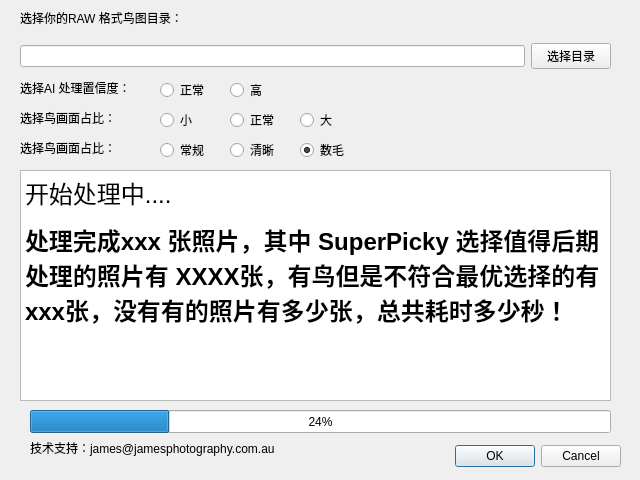
<?xml version="1.0" encoding="UTF-8"?>
<ui version="4.0">
 <class>Dialog</class>
 <widget class="QDialog" name="Dialog">
  <property name="geometry">
   <rect>
    <x>0</x>
    <y>0</y>
    <width>640</width>
    <height>480</height>
   </rect>
  </property>
  <property name="windowTitle">
   <string>SuperPicky V0.01</string>
  </property>
  <widget class="QDialogButtonBox" name="buttonBox">
   <property name="geometry">
    <rect>
     <x>450</x>
     <y>440</y>
     <width>171</width>
     <height>32</height>
    </rect>
   </property>
   <property name="orientation">
    <enum>Qt::Horizontal</enum>
   </property>
   <property name="standardButtons">
    <set>QDialogButtonBox::Cancel|QDialogButtonBox::Ok</set>
   </property>
  </widget>
  <widget class="QLabel" name="label">
   <property name="geometry">
    <rect>
     <x>20</x>
     <y>10</y>
     <width>251</width>
     <height>16</height>
    </rect>
   </property>
   <property name="text">
    <string>选择你的RAW 格式鸟图目录：</string>
   </property>
  </widget>
  <widget class="QProgressBar" name="progressBar">
   <property name="geometry">
    <rect>
     <x>30</x>
     <y>410</y>
     <width>581</width>
     <height>23</height>
    </rect>
   </property>
   <property name="value">
    <number>24</number>
   </property>
  </widget>
  <widget class="QTextBrowser" name="textBrowser">
   <property name="geometry">
    <rect>
     <x>20</x>
     <y>170</y>
     <width>591</width>
     <height>231</height>
    </rect>
   </property>
   <property name="html">
    <string>&lt;!DOCTYPE HTML PUBLIC &quot;-//W3C//DTD HTML 4.0//EN&quot; &quot;http://www.w3.org/TR/REC-html40/strict.dtd&quot;&gt;
&lt;html&gt;&lt;head&gt;&lt;meta name=&quot;qrichtext&quot; content=&quot;1&quot; /&gt;&lt;meta charset=&quot;utf-8&quot; /&gt;&lt;style type=&quot;text/css&quot;&gt;
p, li { white-space: pre-wrap; }
hr { height: 1px; border-width: 0; }
li.unchecked::marker { content: &quot;\2610&quot;; }
li.checked::marker { content: &quot;\2612&quot;; }
&lt;/style&gt;&lt;/head&gt;&lt;body style=&quot; font-family:'.AppleSystemUIFont'; font-size:13pt; font-weight:400; font-style:normal;&quot;&gt;
&lt;p style=&quot; margin-top:12px; margin-bottom:12px; margin-left:0px; margin-right:0px; -qt-block-indent:0; text-indent:0px;&quot;&gt;&lt;span style=&quot; font-size:18pt;&quot;&gt;开始处理中....&lt;/span&gt;&lt;/p&gt;
&lt;p style=&quot; margin-top:12px; margin-bottom:12px; margin-left:0px; margin-right:0px; -qt-block-indent:0; text-indent:0px;&quot;&gt;&lt;span style=&quot; font-size:18pt; font-weight:700;&quot;&gt;处理完成xxx 张照片，其中 SuperPicky 选择值得后期处理的照片有 XXXX张，有鸟但是不符合最优选择的有 xxx张，没有有的照片有多少张，总共耗时多少秒！&lt;/span&gt;&lt;/p&gt;&lt;/body&gt;&lt;/html&gt;</string>
   </property>
  </widget>
  <widget class="QLabel" name="label_2">
   <property name="geometry">
    <rect>
     <x>20</x>
     <y>80</y>
     <width>131</width>
     <height>16</height>
    </rect>
   </property>
   <property name="text">
    <string>选择AI 处理置信度：</string>
   </property>
  </widget>
  <widget class="QRadioButton" name="radioButton_2">
   <property name="geometry">
    <rect>
     <x>160</x>
     <y>80</y>
     <width>99</width>
     <height>20</height>
    </rect>
   </property>
   <property name="text">
    <string>正常</string>
   </property>
  </widget>
  <widget class="QRadioButton" name="radioButton_3">
   <property name="geometry">
    <rect>
     <x>230</x>
     <y>80</y>
     <width>51</width>
     <height>20</height>
    </rect>
   </property>
   <property name="acceptDrops">
    <bool>true</bool>
   </property>
   <property name="autoFillBackground">
    <bool>true</bool>
   </property>
   <property name="text">
    <string>高</string>
   </property>
   <property name="checked">
    <bool>false</bool>
   </property>
  </widget>
  <widget class="QRadioButton" name="radioButton_4">
   <property name="geometry">
    <rect>
     <x>160</x>
     <y>110</y>
     <width>51</width>
     <height>20</height>
    </rect>
   </property>
   <property name="text">
    <string>小</string>
   </property>
  </widget>
  <widget class="QRadioButton" name="radioButton_5">
   <property name="geometry">
    <rect>
     <x>230</x>
     <y>110</y>
     <width>51</width>
     <height>20</height>
    </rect>
   </property>
   <property name="acceptDrops">
    <bool>true</bool>
   </property>
   <property name="autoFillBackground">
    <bool>true</bool>
   </property>
   <property name="text">
    <string>正常</string>
   </property>
   <property name="checked">
    <bool>false</bool>
   </property>
  </widget>
  <widget class="QLabel" name="label_3">
   <property name="geometry">
    <rect>
     <x>20</x>
     <y>110</y>
     <width>111</width>
     <height>16</height>
    </rect>
   </property>
   <property name="text">
    <string>选择鸟画面占比：</string>
   </property>
  </widget>
  <widget class="QRadioButton" name="radioButton_6">
   <property name="geometry">
    <rect>
     <x>300</x>
     <y>110</y>
     <width>51</width>
     <height>20</height>
    </rect>
   </property>
   <property name="acceptDrops">
    <bool>true</bool>
   </property>
   <property name="autoFillBackground">
    <bool>true</bool>
   </property>
   <property name="text">
    <string>大</string>
   </property>
   <property name="checked">
    <bool>false</bool>
   </property>
  </widget>
  <widget class="QLabel" name="label_4">
   <property name="geometry">
    <rect>
     <x>20</x>
     <y>140</y>
     <width>111</width>
     <height>16</height>
    </rect>
   </property>
   <property name="text">
    <string>选择鸟画面占比：</string>
   </property>
  </widget>
  <widget class="QRadioButton" name="radioButton_7">
   <property name="geometry">
    <rect>
     <x>230</x>
     <y>140</y>
     <width>51</width>
     <height>20</height>
    </rect>
   </property>
   <property name="acceptDrops">
    <bool>true</bool>
   </property>
   <property name="autoFillBackground">
    <bool>true</bool>
   </property>
   <property name="text">
    <string>清晰</string>
   </property>
   <property name="checked">
    <bool>false</bool>
   </property>
  </widget>
  <widget class="QRadioButton" name="radioButton_8">
   <property name="geometry">
    <rect>
     <x>160</x>
     <y>140</y>
     <width>51</width>
     <height>20</height>
    </rect>
   </property>
   <property name="text">
    <string>常规</string>
   </property>
  </widget>
  <widget class="QRadioButton" name="radioButton_9">
   <property name="geometry">
    <rect>
     <x>300</x>
     <y>140</y>
     <width>51</width>
     <height>20</height>
    </rect>
   </property>
   <property name="acceptDrops">
    <bool>true</bool>
   </property>
   <property name="autoFillBackground">
    <bool>true</bool>
   </property>
   <property name="text">
    <string>数毛</string>
   </property>
   <property name="checked">
    <bool>true</bool>
   </property>
  </widget>
  <widget class="QLabel" name="label_5">
   <property name="geometry">
    <rect>
     <x>30</x>
     <y>440</y>
     <width>311</width>
     <height>16</height>
    </rect>
   </property>
   <property name="text">
    <string>技术支持：james@jamesphotography.com.au</string>
   </property>
  </widget>
  <widget class="QWidget" name="">
   <property name="geometry">
    <rect>
     <x>20</x>
     <y>40</y>
     <width>591</width>
     <height>33</height>
    </rect>
   </property>
   <layout class="QHBoxLayout" name="horizontalLayout">
    <item>
     <widget class="QLineEdit" name="lineEdit">
      <property name="text">
       <string/>
      </property>
     </widget>
    </item>
    <item>
     <widget class="QPushButton" name="pushButton">
      <property name="text">
       <string>选择目录</string>
      </property>
     </widget>
    </item>
   </layout>
  </widget>
 </widget>
 <tabstops>
  <tabstop>lineEdit</tabstop>
  <tabstop>textBrowser</tabstop>
 </tabstops>
 <resources/>
 <connections>
  <connection>
   <sender>buttonBox</sender>
   <signal>accepted()</signal>
   <receiver>Dialog</receiver>
   <slot>accept()</slot>
   <hints>
    <hint type="sourcelabel">
     <x>248</x>
     <y>254</y>
    </hint>
    <hint type="destinationlabel">
     <x>157</x>
     <y>274</y>
    </hint>
   </hints>
  </connection>
  <connection>
   <sender>buttonBox</sender>
   <signal>rejected()</signal>
   <receiver>Dialog</receiver>
   <slot>reject()</slot>
   <hints>
    <hint type="sourcelabel">
     <x>316</x>
     <y>260</y>
    </hint>
    <hint type="destinationlabel">
     <x>286</x>
     <y>274</y>
    </hint>
   </hints>
  </connection>
 </connections>
</ui>
